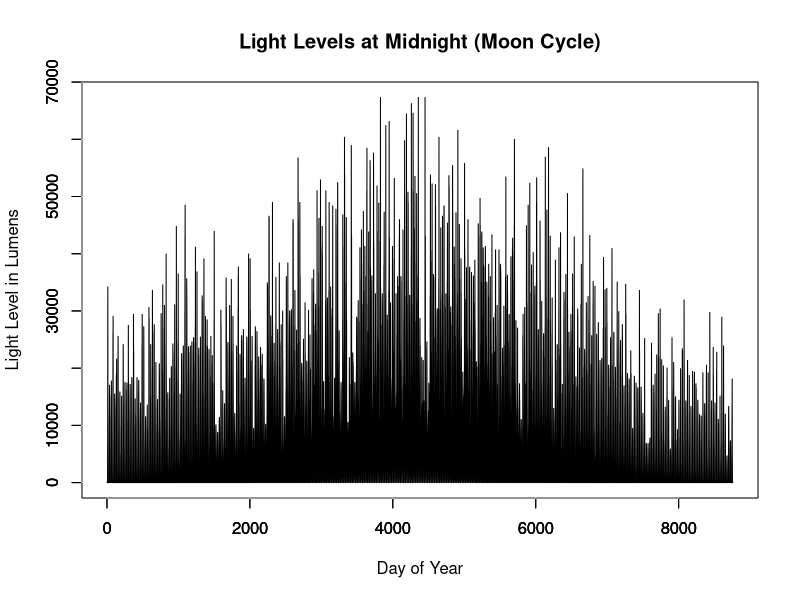

Write the R code that produced this figure. (Note: this script raises an error after producing the figure.)
setwd("/Users/Nick/mysisModeling")
#This script contains the model for determining the extent of migration. 
#Be warned that it spits out lots of files and is meant to be run piece by piece (or not, but youll muck up your directory)

#Let's bring in the thermocline depth data
#---------------------------------------------------------------------------------------------
#Bringing in outside data: 
#---------------------------------------------------------------------------------------------
depthData = read.csv("data/Depth_Thermocline_Hour.csv")$dist

#plot(depthData) #Just check to make sure the data is in properly. 

#---------------------------------------------------------------------------------------------
#Depth of light threshold function: 
#See brainstorm.pdf for details
#---------------------------------------------------------------------------------------------
lightDepth = function(surfaceLight){
  
  #First we will set constants. These will most likely be toggled.
  k   = 0.3  #extinction coefficient
  I_x = 0.001 #Mysis light threshold (paper quotes between 10^-2 and 10^-4)
  
  distance = (1/k) * (log(surfaceLight) - log(I_x))
  return(distance)
}

# 
# #Days vector for a year
# days = 1:365
# 
# #Nightime light level in lux
# lightLevel = NULL
# 
# for (day in days){
#   cyclePoint = day %% 27
#   lightLevel = c(lightLevel, 0.5 * cos((1/27)* 2*pi * cyclePoint ) + .5)
# }

#
#Bring in data from solarData.r! 
#

lightData = read.csv("data/light_day_moon_hour.csv")$x
hours = 1:(365*24)
  
  #Check to see if this is functional
plot(hours, lightData, type = "l",
       main = "Light Levels at Midnight (Moon Cycle)",
       xlab = "Day of Year",
       ylab = "Light Level in Lumens")
  axis(side = 1)
  axis(side = 1, col = "white", tcl = 0)
  axis(side = 2)
  axis(side = 2, col = "white", tcl = 0)


#Now we will run our light depth function over this: 
isocline = NULL
for (hour in lightData){
  if (hour == 0){
    isocline = c(isocline, 0) #logs dont play nice with 0s
  } else {
    isocline = c(isocline, lightDepth(hour))
  }
}
#Check to see if this is functional, ggplot2 style. 

isoclineDf = as.data.frame(cbind(hours, isocline))
ggplot(isoclineDf, aes(x = hours, y = -isocline)) + geom_line()

#old style. 
# plot(-isocline, type = "l",
#                 ylab = "Depth of Isocline",
#                 xlab = "Hour")
# axis(side = 1)
# axis(side = 1, col = "white", tcl = 0)
# axis(side = 2)
# axis(side = 2, col = "white", tcl = 0)


#Now that we like the data let's save it for later consumption.
#write.csv(isocline, "data/Depth_MoonLight_Day.csv", row.names=FALSE)


#Now let's grab some of our depth data real quick: 
smallDepthData = NULL
for (i in seq(1, 24*365, 24)){
  smallDepthData = c(smallDepthData, depthData[i])
}

depthLimit = NULL
for (i in 1:365){
  if (smallDepthData[i] > isocline[i]){
    depthLimit = c(depthLimit, smallDepthData[i])
  } else {
    depthLimit = c(depthLimit, isocline[i])
  }
}

write.csv(depthLimit, "data/Depth_combined_hour.csv", row.names=FALSE)

#plot it!
plot(days, -depthLimit , type = "l", ylim=c(-100,10),
     main = "Mysis Migration Threshold from Surface",
     ylab = "Depth from Surface", 
     xlab = "Day of Year")
#lines(days, -isocline)
axis(side = 1, at = c(0,50,100,150,200,250,300,350))
axis(side = 1, col = "white", tcl = 0,at = c(0,50,100,150,200,250,300,350))
axis(side = 2)
axis(side = 2, col = "white", tcl = 0)
#polygon(c(-15,-15,380,380),c(-120,0,0,-120),col=rgb(0.1, .5, .85,0.3))


